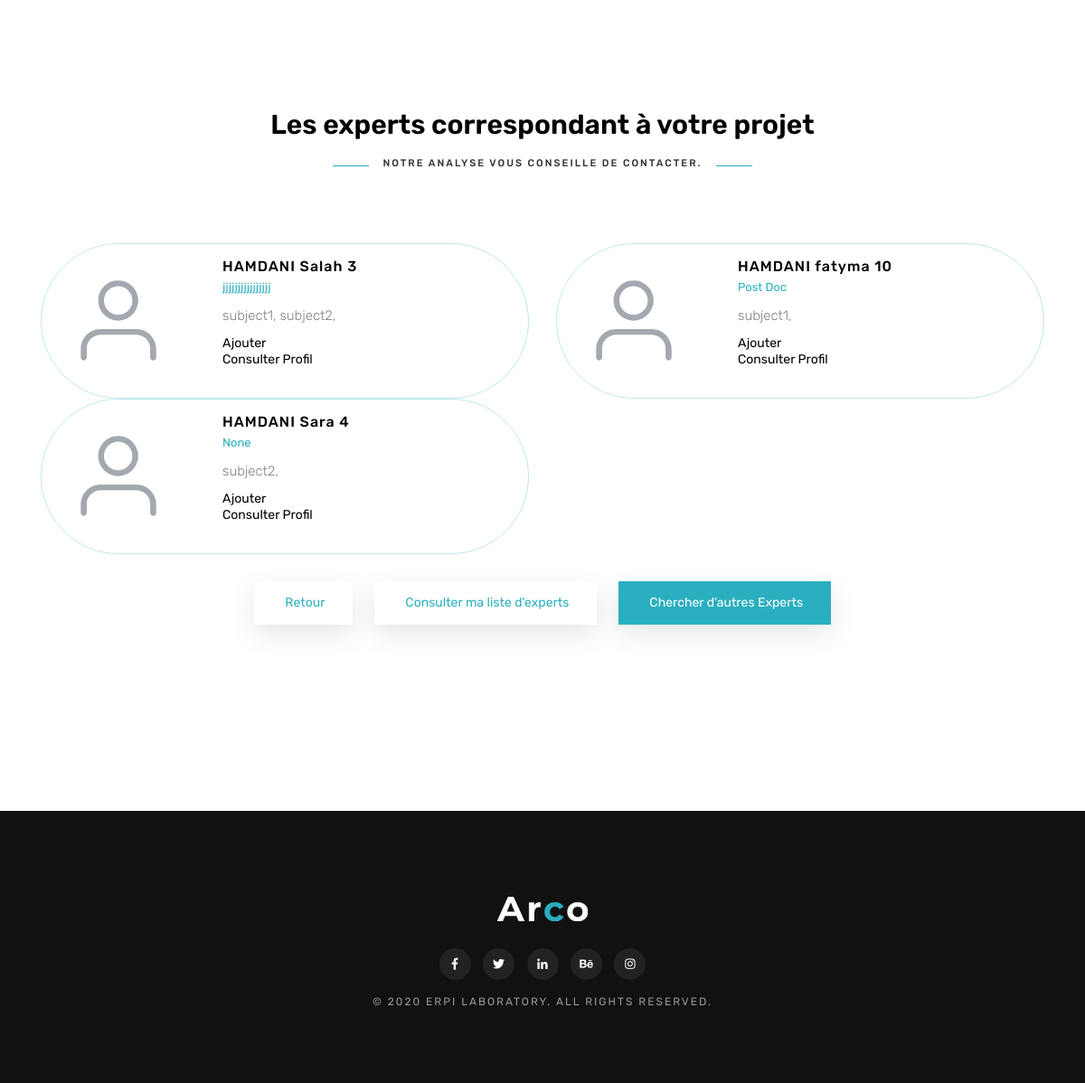
Screenshot of /CapMat/collobortion_page/11/ (signed in) with the database file from the repository.
### classroom/models.py (models this page shows, shortened)
class Student(models.Model):
    user = models.OneToOneField(User, on_delete=models.CASCADE, primary_key=True)
    image = models.ImageField(upload_to='media/', default='default.jpg', verbose_name=u"Figure associée à votre profil", null=True)
    nom = models.CharField(max_length=270,verbose_name= u"Nom : ",  null=True, blank=True)
    prenom = models.CharField(max_length=270,verbose_name= u"Prénom : ",  null=True, blank=True)
    adresse_email = models.EmailField(max_length=100,verbose_name=u"Adresse email de contact : ",   null=True, blank=True)
    composante = models.CharField(max_length=100,verbose_name=u"Composante : ",   null=True, blank=True)
    fonction = models.CharField(max_length=270,verbose_name= u"Fonction : ",  null=True, blank=True)
    domaine = models.ManyToManyField(Domaine, verbose_name= u"Domaines d'applications  ", help_text=u"Relativement à vos activités professionnelles.", related_name='domaines_expert')
    interests = models.ManyToManyField(Subject, verbose_name= u"Disciplines scientifiques ", related_name='interested_student')
    expert= models.BooleanField( verbose_name=u"Je souhaite participer à des projet ", default=False)

class Subject(models.Model):
    name = models.CharField(max_length=30)

### classroom/views/students.py (the view)
# urls.py: path('collobortion_page/<int:pk>/', students.ExpertListView.as_view(), name='collaboration_page'),
@method_decorator([login_required, student_required], name='dispatch')
class ExpertListView(ListView):
    model = Quiz
    ordering = ('name', )
    context_object_name = 'quizzes'
    template_name = 'Projet/collaboration_page.html'
    def get_queryset(self):
        quiz = get_object_or_404(Quiz, pk=self.kwargs['pk'])
        student_interests = quiz.subject.values_list('pk', flat=True)
        queryset = Student.objects.filter(expert=True, interests__in=student_interests).distinct()
        return queryset

### classroom/templates/Projet/collaboration_page.html (shortened to what this page needs)
{% load static %}
{% load crispy_forms_tags %}
<!DOCTYPE html>
 <html lang="zxx">
    <head>
		<link rel="stylesheet" href="{% static 'acro/css/plugins.css'%}" />
        <link rel="stylesheet" href="{% static 'acro/css/style.css'%}" />
    </head>
    <body>
		<section class="team section-padding">
            <div class="container">
                <div class="row">
                    <div class="section-head text-center col-sm-12">
                        <h4>Les experts correspondant à votre projet</h4>
                        <h6>Notre analyse vous conseille de contacter.</h6>
                    </div>
					{% for quiz in quizzes %}
                    <div class="col-lg-6">
                        <div class="item mb-md50">
                            <div class="team-img">
                                <img src="{%  static 'collaboration/images/pic03.jpg' %}" alt="">
                            </div>
                            <div class="info">
                                <h6>{{ quiz.nom}} {{ quiz.prenom}} {{ quiz.pk}}</h6>
                                <span>{{ quiz.fonction}}</span>
                                <p>{% for subject in quiz.interests.all %} {{ subject.name}}, {% endfor %}</p>
                                <div class="social">
<a  href="{% url 'students:expert_confirmation' quiz.pk %}" onclick="window.open(this.href, 'nom de ta fenêtre', 'height=100, width=400, toolbar=no, menubar=no, scrollbars=no, resizable=no, location=no, directories=no, status=no'); return(false);">Ajouter</a></br>
<a  href="{% url 'student_profile' quiz.pk  %}" >Consulter Profil</a>
                                </div>
                            </div>
                        </div>
					</div>
					{% empty %}
					<tr>
						<td class="bg-light text-center font-italic" colspan="4">No expert matching your project interests right now.</td>
					</tr>
			{% endfor %}
            <div class="section-head text-center col-sm-12">
            <a href="{% url 'students:mes_projets' %}"  class="butn butn-light mt-30">
                <span>Retour</span>
            </a>
            <a href="{% url 'students:Annuaire' %}"  class="butn butn-light mt-30">
                <span>Consulter ma liste d'experts</span>
            </a>
            <a href="{% url 'students:Annuaire' %}" class="butn butn-bg mt-30">
                 <span>Chercher d'autres Experts</span>
             </a>
            </div>
                </div>
            </div>
        </section>
		<footer class="text-center">
            <div class="container">
                <a class="logo" href="#">
                    <img src="img/logo-light.png" alt="logo">
                </a>
                <div class="social">
                    <a href="#0" class="icon">
                        <i class="fab fa-facebook-f"></i>
                    </a>
                    <a href="#0" class="icon">
                        <i class="fab fa-twitter"></i>
                    </a>
                    <a href="#0" class="icon">
                        <i class="fab fa-linkedin-in"></i>
                    </a>
                    <a href="#0" class="icon">
                        <i class="fab fa-behance"></i>
                    </a>
                    <a href="#0" class="icon">
                        <i class="fab fa-instagram"></i>
                    </a>
                </div>
                <p>&copy; 2020 ERPI Laboratory. All Rights Reserved.</p>
            </div>
        </footer>
    </body>
</html>

### static/acro/css/style.css (style rules this page uses)
* { margin: 0; padding: 0; -webkit-box-sizing: border-box; box-sizing: border-box; outline: none; list-style: none; word-wrap: break-word; }
body { color: #000; line-height: 1.3; font-weight: 400; font-size: 14px; font-family: 'Rubik', sans-serif; overflow-x: hidden !important; }
p { font-size: 15px; font-weight: 300; color: #7f7f7f; line-height: 1.6; margin: 0; }
img { width: 100%; height: auto; }
span, a, a:hover { display: inline-block; text-decoration: none; color: inherit; }
.section-padding { padding: 120px 0; }
.section-head { margin-bottom: 80px; }
.section-head h6 { color: #333; font-size: 11px; font-weight: 500; text-transform: uppercase; letter-spacing: 2px; display: inline-block; padding: 0 15px; position: relative; }
.section-head h6:before, .section-head h6:after { content: ''; width: 40px; height: 1px; background-color: #2AAFC0; position: absolute; bottom: 3px; }
.section-head h6:before { left: -40px; }
.section-head h6:after { right: -40px; }
.section-head h4 { font-size: 30px; font-weight: 600; margin-bottom: 15px; }
.butn { padding: 14px 30px; background: #fff; border: 1px solid transparent; position: relative; z-index: 3; margin-left: 10px; margin-right: 10px; -webkit-box-shadow: 0px 10px 30px rgba(0, 0, 0, 0.1); box-shadow: 0px 10px 30px rgba(0, 0, 0, 0.1); -webkit-transition: all .4s; transition: all .4s; cursor: pointer; outline: none !important; overflow: hidden; }
.butn span { position: relative; z-index: 2; -webkit-transition-delay: 0s; transition-delay: 0s; }
.butn:before, .butn:after { content: ''; width: 0; height: 100%; background: #fff; position: absolute; left: 0; top: 0; -webkit-transition: width 0.4s; transition: width 0.4s; z-index: 1; opacity: .4; }
.butn:after { -webkit-transition-delay: 0s; transition-delay: 0s; background: #fff; opacity: 1; }
.butn-bg { background: #2AAFC0; border-color: #2AAFC0; color: #fff; }
.butn-light { background: #fff; }
.butn-light:before, .butn-light:after { background: #2AAFC0; }
.butn-light span { color: #2AAFC0; }
.logo { padding: 15px 0; width: 100px; }
.team .item { border: 1px solid rgba(42, 175, 192, 0.3); border-radius: 100px; overflow: hidden; position: relative; }
.team .item .team-img { float: left; width: 170px; height: 170px; border: 5px solid #fff; border-radius: 50%; overflow: hidden; }
.team .item .info { padding: 15px 15px 15px 0; margin-left: 200px; }
.team .item .info h6 { font-size: 16px; font-weight: 500; letter-spacing: 1px; margin-bottom: 5px; }
.team .item .info span { font-size: 13px; margin-bottom: 10px; color: #2AAFC0; }
.team .item .info p { margin-bottom: 10px; }
footer { background: #111; padding: 80px 0; }
footer .social a { color: #fff; font-size: 13px; width: 35px; height: 35px; line-height: 35px; border-radius: 50%; background: #222; margin: 15px 5px; }
footer p { color: #999; font-weight: 400; font-size: 12px; text-transform: uppercase; letter-spacing: 2px; }

### rows the page displays
Student: nom "HAMDANI", prenom "Salah", pk "3", fonction "jjjjjjjjjjjjjjjj"
Subject: name "subject1"
Subject: name "subject2"
Student: nom "HAMDANI", prenom "fatyma", pk "10", fonction "Post Doc"
Student: nom "HAMDANI", prenom "Sara", pk "4", fonction "None"
